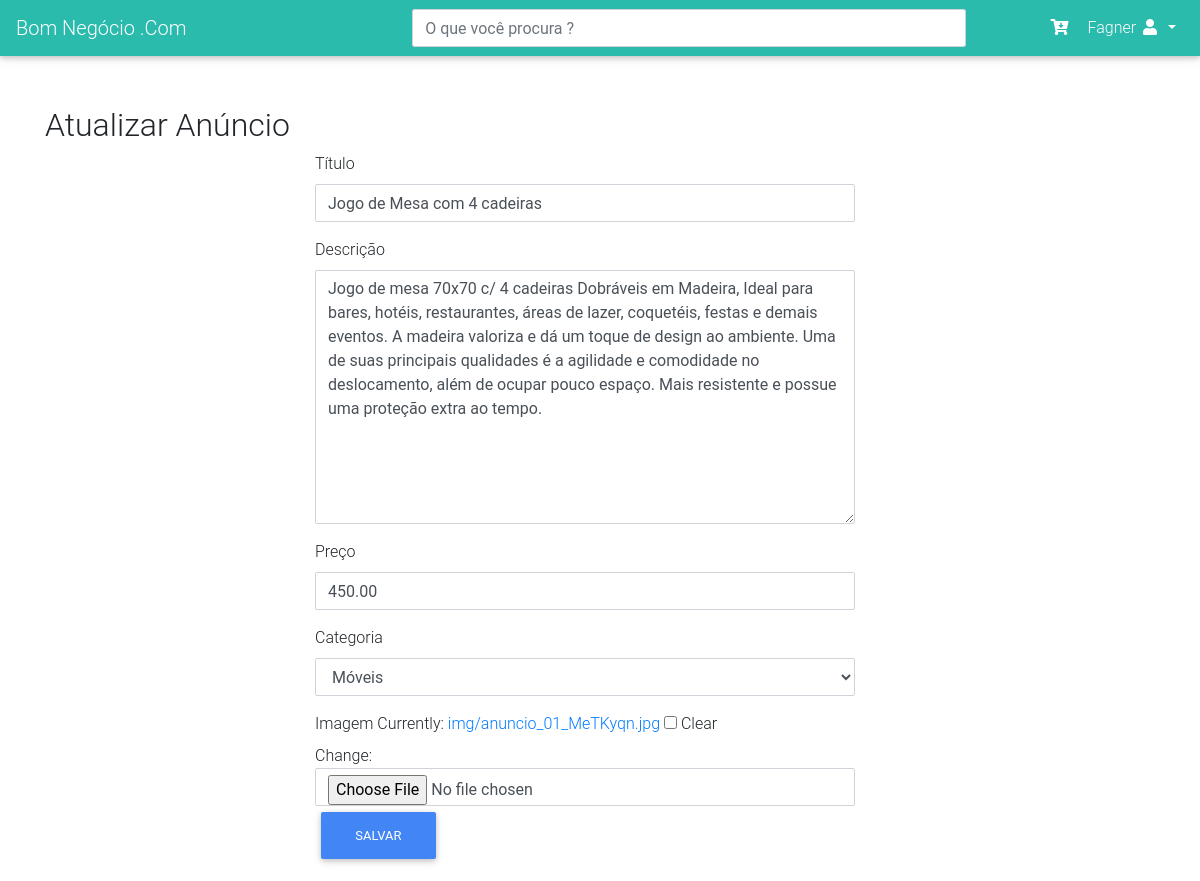
Page /atualizar/13 (signed in) on the committed database.
### loja/models.py (models this page shows, shortened)
class Anuncio(models.Model):
    titulo = models.CharField(max_length=100)
    descricao = models.TextField(max_length=1000)
    preco = models.DecimalField(max_digits=7, decimal_places=2)
    imgPath = models.ImageField(null=True, upload_to='img/', default='', blank=True)
    categoria = models.ForeignKey(Categoria, on_delete=models.CASCADE)
    usuario = models.ForeignKey(User, on_delete=models.CASCADE,  null=True, blank=True)
    class Meta:
        verbose_name_plural = 'Anuncios'

### loja/views.py (the view)
# urls.py: path('atualizar/<int:pk>', atualizar_anuncio, name='url_atualizar_anuncio'),
@login_required(login_url='url_index')
def atualizar_anuncio(request, pk):
    dados = {}
    anuncio = Anuncio.objects.get(pk=pk)
    oldAnuncio = anuncio
    teste = oldAnuncio.imgPath.url.replace("/", "\\")
    imgPath = os.getcwd()+teste
    if(os.path.isfile(imgPath)):
        os.remove(imgPath)
    if request.method == 'POST':
        form = AnuncioForm(request.POST or None, request.FILES, instance=anuncio)
        form.fields['usuario'].initial = anuncio.usuario
        if form.is_valid():
            form.save()
            return redirect('url_minha_conta')
    dados['form'] = AnuncioForm(instance=anuncio)
    dados['usuario'] = request.user
    dados['titulo'] = "Atualizar Anúncio"
    return render(request, 'loja/form.html', dados)

### loja/form.py
class AnuncioForm(ModelForm):
    class Meta:
        model = Anuncio #Instancia um objeto do tipo anuncio
        fields = [
            'titulo',
            'descricao',
            'preco',
            'categoria',
            'imgPath',
            'usuario'
        ]

### loja/models.py (called while the page is built)
    def __str__(self):
        return self.nome

### loja/templates/loja/form.html (shortened to what this page needs)
{% extends 'loja/menu.html' %}
{% load static %}
{% load widget_tweaks %}
{% block content %}
    <div class="container">
        <h2>{{titulo}}</h2>
        <form method="POST" enctype="multipart/form-data">
            <div class="row">
                <div class="col-md-3"></div>
                <div class="row col-md-6">
                    <div class="form-group form-anuncio">
                        <label class="control-label">Título</label>
                        {{ form.titulo|add_class:"form-control" }}
                    </div>
                    <div class="form-group form-anuncio">
                        <label class="control-label">Descrição</label>
                        {{ form.descricao|add_class:"form-control"}}
                    </div>
                    <div class="form-group form-anuncio">
                        <label class="control-label">Preço</label>
                        {{ form.preco|add_class:"form-control"}}
                    </div>
                    <div class="form-group form-anuncio">
                        <label class="control-label">Categoria</label>
                        {{ form.categoria|add_class:"form-control"}}
                    </div>
                    <div class="form-group custom-file form-anuncio">
                      <label class="control-label">Imagem</label>
                        {{ form.imgPath|add_class:"form-control"}}
                    </div>
                    <div class="form-group form-anuncio">
                        <button type="submit" class="btn btn-primary"> Salvar </button>
                    </div>
                </div>
                <div class="col-md-3"></div>
            </div>
        </form>
    </div>
{% endblock %}

### loja/templates/loja/menu.html (shortened to what this page needs)
{% load static %}
<!doctype html>
<html lang="en">
<head>
    <link rel="stylesheet" href="https://stackpath.bootstrapcdn.com/bootstrap/4.3.1/css/bootstrap.min.css">
    <link rel="stylesheet" href=" {% static 'css/style.css' %} ">
    <link rel="stylesheet" href=" {% static 'css/mdb.min.css' %} ">
    <link rel="stylesheet" href="https://cdnjs.cloudflare.com/ajax/libs/font-awesome/5.8.2/css/all.css">
</head>
<body>
    <nav class="mb-1 navbar navbar-expand-lg navbar-dark default-color">
      <a class="navbar-brand" href="{% url 'url_home' %}">Bom Negócio .Com</a>
      {% if usuario.id %}
      <div class="col-md-6">
        <form action="{% url 'url_pesquisa_filtrada' %}" method="POST">
          <input name="chave" class="form-control" type="text" placeholder="O que você procura ?" aria-label="Search">
        </form>
      </div>
      {% endif %}
      <div class="collapse navbar-collapse" id="navbarSupportedContent-333">
        <ul class="navbar-nav ml-auto nav-flex-icons">
            <li class="nav-item ">
            <a class="nav-link" href="#">
              <i class="fas fa-cart-arrow-down"></i>
            </a>
          </li>
          <li class="nav-item dropdown">
            <a class="nav-link dropdown-toggle" id="navbarDropdownMenuLink-333" data-toggle="dropdown"
              aria-haspopup="true" aria-expanded="false">
              {% if usuario.id %} {{  usuario }} {% endif %} <i class="fas fa-user"> </i>
            </a>
          </li>
        </ul>
      </div>
    </nav>
    {% block content %}
    {% endblock %}
</body>
</html>

### loja/static/css/style.css (style rules this page uses)
.form-control, .btn { min-height: 38px; border-radius: 2px; }
.form-anuncio { width: 100%; height: auto; }
nav.mb-1.navbar.navbar-expand-lg.navbar-dark.default-color { margin-bottom: 50px !important; }

### rows in the picture
Anuncio: titulo "Jogo de Mesa com 4 cadeiras", descricao "Jogo de mesa 70x70 c/ 4 cadeiras Dobráveis em Madeira, Ideal para bares, hotéis, restaurantes, áreas de lazer, coquetéis, festas e demais eventos. A madeira valoriza e dá um toque de design ao ambiente. Uma de suas principais qualidades é a agilidade e comodidade no deslocamento, além de ocupar pouco espaço. Mais resistente e possue uma proteção extra ao tempo.", preco "450.00", categoria "Móveis"

### other values in the picture
{{ usuario }} "Fagner"
{{ titulo }} "Atualizar Anúncio"
